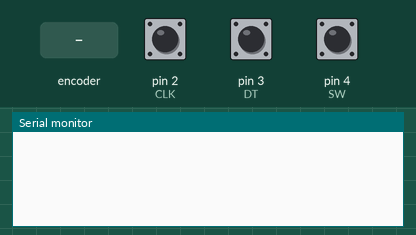
Recording of a sketch running on a simulated Arduino Uno, built with avr-gcc and run on an emulated ATmega328P. On the bench: the last lines printed to the serial monitor. The test bench sets the inputs (shaded band); at power-on: pin 4 (SW) HIGH, pin 2 (CLK) HIGH, pin 3 (DT) HIGH.

Above: at 1.3 s.
1.4 s: pin 4 (SW) pulled LOW for 0.6 s
At 1.9 s:
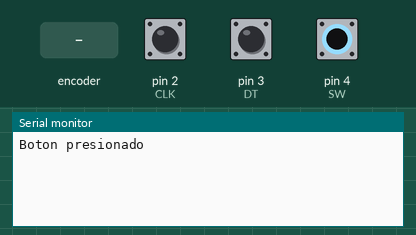
3.5 s: rotary encoder on pin 2 (CLK) / pin 3 (DT) turned 1 step (first pin leading)
At 4.9 s:
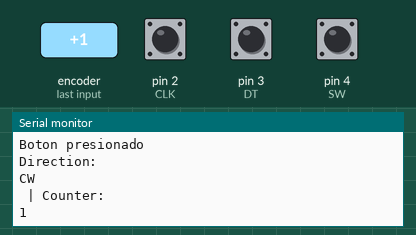
5.5 s: rotary encoder on pin 2 (CLK) / pin 3 (DT) turned 1 step (first pin leading)
At 6.5 s:
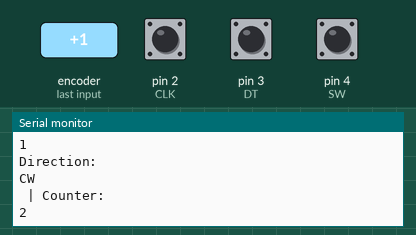

Measured:
- after the input at 1.4 s, the serial monitor: prints a new line after 0.10 s (image 1)
- after the input at 3.5 s, the serial monitor: prints a new line after 0.50 s (image 2)
- after the input at 5.5 s, the serial monitor: prints a new line after 0.53 s (image 3)

The sketch:

rotatory.ino
```cpp
#define CLK 2
#define DT 3
#define SW 4

int counter = 0;
int currentStateCLK;
int lastStateCLK;
String currentDir = "";
unsigned long lastButtonPress = 0;

void setup() {
  pinMode(CLK, INPUT);
  pinMode(DT, INPUT);
  pinMode(SW, INPUT_PULLUP);

  Serial.begin(9600);
  lastStateCLK = digitalRead(CLK);
}

void loop() {
 currentStateCLK = digitalRead(CLK);
 if (currentStateCLK != lastStateCLK && currentStateCLK ==1) {
   if (digitalRead(DT) != currentStateCLK) {
     counter --;
     currentDir = "CCW";
   } else {
     counter ++;
     currentDir = "CW";
   }
   Serial.println("Direction: ");
   Serial.println(currentDir);
   Serial.println(" | Counter: ");
   Serial.println(counter);
 }
 lastStateCLK = currentStateCLK;

 int btnState = digitalRead(SW);

 if (btnState == LOW) {
   if (millis() - lastButtonPress > 50) {
     Serial.println("Boton presionado");
   }
   lastButtonPress = millis();
 }
 delay(500);
}
```
